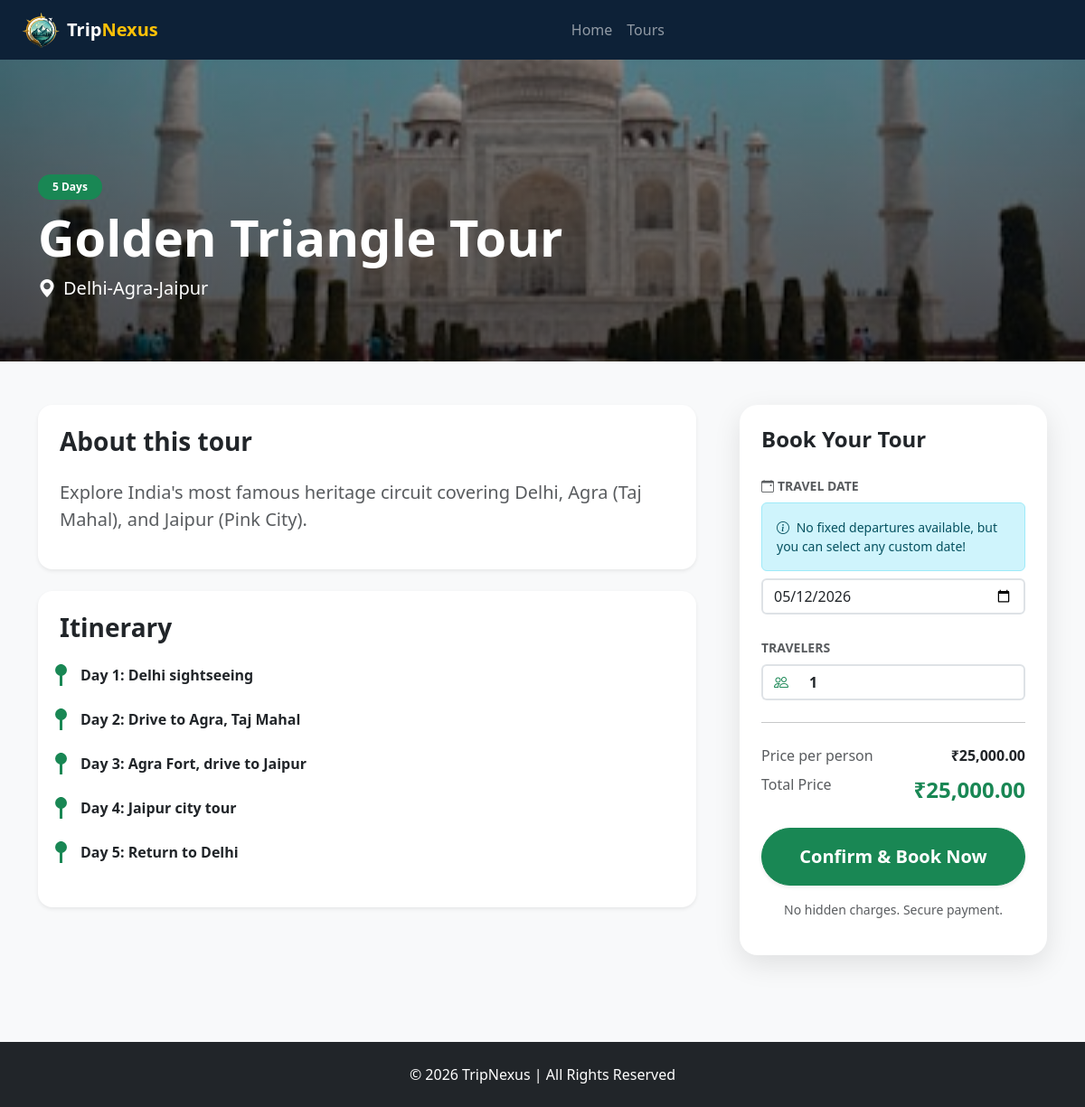
The app's page /tours/booking.php?id=1 with its own data.
### tables this page shows
CREATE TABLE IF NOT EXISTS `tour_packages` (
    `id` INT AUTO_INCREMENT PRIMARY KEY,
    `name` VARCHAR(100) NOT NULL,
    `location` VARCHAR(100) NOT NULL,
    `duration` INT NOT NULL,
    `price` DECIMAL(10, 2) NOT NULL,
    `description` TEXT,
    `itinerary` TEXT,
    `main_image` TEXT,
    `created_at` TIMESTAMP DEFAULT CURRENT_TIMESTAMP
);

### database/db.php (called while the page is built, shortened)
<?php
function db_query($conn, $query, $params = null) {
    if ($params) {
        try {
            $stmt = mysqli_prepare($conn, $query);
            $types = '';
            foreach ($params as $param) {
                if (is_int($param)) {
                    $types .= 'i';
                } elseif (is_float($param)) {
                    $types .= 'd';
                } else {
                    $types .= 's';
                }
            }
            mysqli_stmt_bind_param($stmt, $types, ...$params);
            mysqli_stmt_execute($stmt);
            $result = mysqli_stmt_get_result($stmt);
            if ($result === false && mysqli_stmt_errno($stmt) === 0) {
                return true;
            }
            return $result;
        } catch (mysqli_sql_exception $e) {
            return false;
        }
    } else {
        try {
            return mysqli_query($conn, $query);
        } catch (mysqli_sql_exception $e) {
            return false;
        }
    }
}
function db_fetch_assoc($result) {
    return mysqli_fetch_assoc($result);
}
?>

### tours/booking.php (the view, shortened to what this page needs)
<?php
require_once __DIR__ . '/../database/db.php';
$tour_id = intval($_GET['id']);
$tour_date = $_GET['date'] ?? date('Y-m-d', strtotime('+1 week'));
$passengers = intval($_GET['pax'] ?? 1);
$tour_res = db_query($conn, "SELECT * FROM tour_packages WHERE id = ?", [$tour_id]);
if (!$tour_res || !($tour = db_fetch_assoc($tour_res))) {
    header('Location: search_tour.php');
    exit;
}
$schedules = [];
$itinerary = [];
$total_amount = $tour['price'] * $passengers;
?>
<!DOCTYPE html>
<html lang="en">
<head>
    <link href="https://cdn.jsdelivr.net/npm/bootstrap@5.3.2/dist/css/bootstrap.min.css" rel="stylesheet">
    <link rel="stylesheet" href="https://cdn.jsdelivr.net/npm/bootstrap-icons@1.11.1/font/bootstrap-icons.css">
    <link rel="stylesheet" href="../public/style.css">
</head>
<body class="bg-light">
    <nav class="navbar navbar-expand-lg navbar-dark fixed-top px-4">
        <a class="navbar-brand fw-bold d-flex align-items-center gap-2" href="../index.php">
            <img src="../photos/logo.png" alt="TripNexus Logo" style="height: 40px; width: auto;">
            <span>Trip<span class="text-warning">Nexus</span></span>
        </a>
        <div class="collapse navbar-collapse" id="navMenu">
            <ul class="navbar-nav mx-auto">
                <li class="nav-item"><a class="nav-link" href="../index.php">Home</a></li>
                <li class="nav-item"><a class="nav-link" href="search_tour.php">Tours</a></li>
            </ul>
        </div>
    </nav>
    <div class="tour-hero">
        <div class="container">
            <div class="badge bg-success mb-2 px-3 py-2 rounded-pill"><?php echo htmlspecialchars($tour['duration']); ?> Days</div>
            <h1 class="display-4 fw-bold"><?php echo htmlspecialchars($tour['name']); ?></h1>
            <p class="lead"><i class="bi bi-geo-alt-fill me-2"></i><?php echo htmlspecialchars($tour['location']); ?></p>
        </div>
    </div>
    <div class="container my-5">
        <div class="row g-5">
            <div class="col-lg-8">
                <div class="bg-white p-4 rounded-4 shadow-sm mb-4">
                    <h3 class="fw-bold mb-4">About this tour</h3>
                    <p class="text-muted lead"><?php echo nl2br(htmlspecialchars($tour['description'])); ?></p>
                </div>
                <div class="bg-white p-4 rounded-4 shadow-sm mb-4">
                    <h3 class="fw-bold mb-4">Itinerary</h3>
                    <div class="itinerary-list">
                        <?php if (count($itinerary) > 0): ?>
                            <?php foreach ($itinerary as $day): ?>
                                <div class="itinerary-item pb-3">
                                    <div class="d-flex justify-content-between align-items-center mb-2">
                                        <h5 class="fw-bold text-success mb-0">Day <?php echo $day['day_number']; ?>: <?php echo htmlspecialchars($day['route_from']); ?> to <?php echo htmlspecialchars($day['route_to']); ?></h5>
                                        <?php if ($day['transport_type'] != 'None'): ?>
                                            <span class="badge bg-light text-dark border">
                                                <i class="bi bi-<?php
                                                    echo ($day['transport_type'] == 'Flight') ? 'airplane' :
                                                        (($day['transport_type'] == 'Train') ? 'train-front' : 'bus-front');
                                                ?> me-1"></i>
                                                <?php echo $day['transport_type']; ?> at <?php echo date('h:i A', strtotime($day['transport_time'])); ?>
                                            </span>
                                        <?php endif; ?>
                                    </div>
                                    <p class="text-muted mb-3"><?php echo nl2br(htmlspecialchars($day['activities'])); ?></p>
                                    <?php if ($day['hotel_id']): ?>
                                        <div class="d-flex align-items-center bg-light p-3 rounded-3 mt-2">
                                            <i class="bi bi-building text-primary fs-4 me-3"></i>
                                            <div>
                                                <div class="small text-muted">Night Stay</div>
                                                <div class="fw-bold"><?php echo htmlspecialchars($day['hotel_name']); ?></div>
                                            </div>
                                        </div>
                                    <?php endif; ?>
                                </div>
                            <?php endforeach; ?>
                        <?php else: ?>
                            <?php
                            $itinerary_lines = explode("\n", $tour['itinerary']);
                            foreach ($itinerary_lines as $line):
                            ?>
                                <div class="itinerary-item">
                                    <p class="mb-0 fw-bold"><?php echo htmlspecialchars($line); ?></p>
                                </div>
                            <?php endforeach; ?>
                        <?php endif; ?>
                    </div>
                </div>
            </div>
            <div class="col-lg-4">
                <div class="card booking-card">
                    <div class="card-body p-4">
                        <h4 class="fw-bold mb-4">Book Your Tour</h4>
                        <form method="POST">
                            <div class="mb-4">
                                <label class="form-label small text-muted text-uppercase fw-bold">
                                    <i class="bi bi-calendar-event me-1"></i>Travel Date
                                </label>
                                <?php if (count($schedules) > 0): ?>
                                    <div class="mb-2">
                                        <div class="form-check form-switch">
                                            <input class="form-check-input" type="checkbox" id="useCustomDate">
                                            <label class="form-check-label small text-muted" for="useCustomDate">
                                                Use custom date instead of fixed departure
                                            </label>
                                        </div>
                                    </div>
                                    <div id="fixedDepartureSection">
                                        <select name="tour_date" id="fixedTourDate" class="form-select border-2" required>
                                            <?php foreach ($schedules as $s): ?>
                                                <option value="<?php echo $s['start_date']; ?>" <?php echo ($tour_date == $s['start_date']) ? 'selected' : ''; ?>>
                                                    <?php echo date('d M Y', strtotime($s['start_date'])); ?>
                                                    (<?php echo $s['available_seats']; ?> seats left)
                                                </option>
                                            <?php endforeach; ?>
                                        </select>
                                    </div>
                                    <div id="customDateSection" style="display: none;">
                                        <input type="date" name="tour_date" id="customTourDate" class="form-control border-2"
                                               value="<?php echo $tour_date; ?>" min="<?php echo date('Y-m-d'); ?>" required>
                                        <div class="small text-muted mt-1">
                                            <i class="bi bi-info-circle me-1"></i>Custom dates may require confirmation
                                        </div>
                                    </div>
                                <?php else: ?>
                                    <div class="alert alert-info small mb-2">
                                        <i class="bi bi-info-circle me-1"></i>
                                        No fixed departures available, but you can select any custom date!
                                    </div>
                                    <input type="date" name="tour_date" class="form-control border-2"
                                           value="<?php echo $tour_date; ?>" min="<?php echo date('Y-m-d'); ?>" required>
                                <?php endif; ?>
                            </div>
                            <div class="mb-4">
                                <label class="form-label small text-muted text-uppercase fw-bold">Travelers</label>
                                <div class="input-group">
                                    <span class="input-group-text bg-white border-2 border-end-0"><i class="bi bi-people text-success"></i></span>
                                    <input type="number" name="pax" id="paxInput" class="form-control border-2 border-start-0 fw-bold" value="<?php echo $passengers; ?>" min="1" max="10">
                                </div>
                            </div>
                            <hr class="my-4">
                            <div class="d-flex justify-content-between mb-2">
                                <span class="text-muted">Price per person</span>
                                <span class="fw-bold">₹<?php echo number_format($tour['price'], 2); ?></span>
                            </div>
                            <div class="d-flex justify-content-between mb-4">
                                <span class="text-muted">Total Price</span>
                                <span class="fw-bold text-success fs-4" id="totalPriceDisplay">₹<?php echo number_format($total_amount, 2); ?></span>
                            </div>
                            <button type="submit" name="confirm_booking" class="btn btn-success w-100 py-3 rounded-pill fw-bold fs-5 shadow-sm">
                                Confirm & Book Now
                            </button>
                            <p class="text-center text-muted small mt-3">No hidden charges. Secure payment.</p>
                        </form>
                    </div>
                </div>
            </div>
        </div>
    </div>
    <footer class="bg-dark text-white text-center py-4 mt-5">
        <p class="mb-0">&copy; 2026 TripNexus | All Rights Reserved</p>
    </footer>
</body>
</html>

### public/style.css (style rules this page uses)
html { scroll-behavior: smooth; }
body { font-family: 'Segoe UI', Tahoma, Geneva, Verdana, sans-serif; overflow-x: hidden; display: flex; flex-direction: column; min-height: 100vh; }
footer { margin-top: auto; }
.navbar { transition: background-color 0.4s ease, padding 0.4s ease; }
.card { transition: transform 0.3s ease, box-shadow 0.3s ease; border-radius: 15px; overflow: hidden; }

### records on screen
tour_packages: duration "5", name "Golden Triangle Tour", location "Delhi-Agra-Jaipur", description "Explore India's most famous heritage circuit covering Delhi, Agra (Taj Mahal), and Jaipur (Pink City).", itinerary "Day 1: Delhi sightseeing", itinerary "Day 2: Drive to Agra, Taj Mahal", itinerary "Day 3: Agra Fort, drive to Jaipur", itinerary "Day 4: Jaipur city tour", itinerary "Day 5: Return to Delhi", price "25,000.00"
